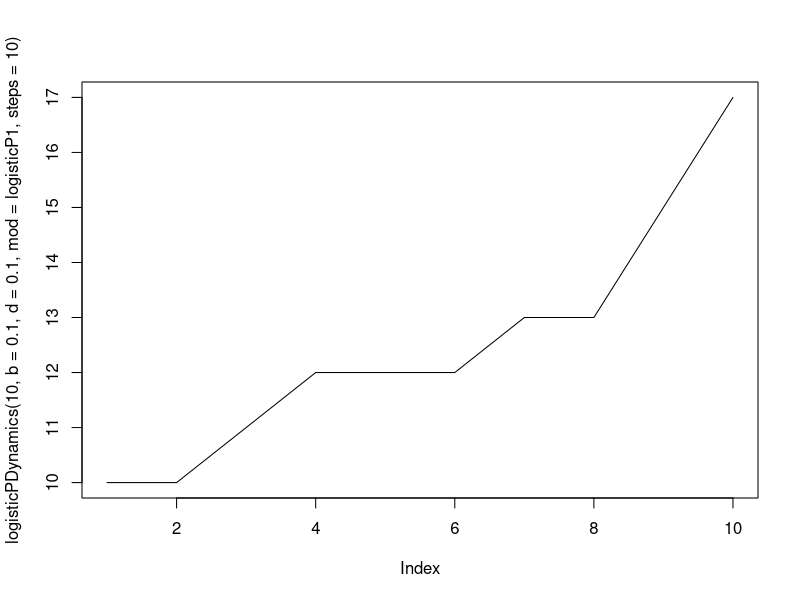
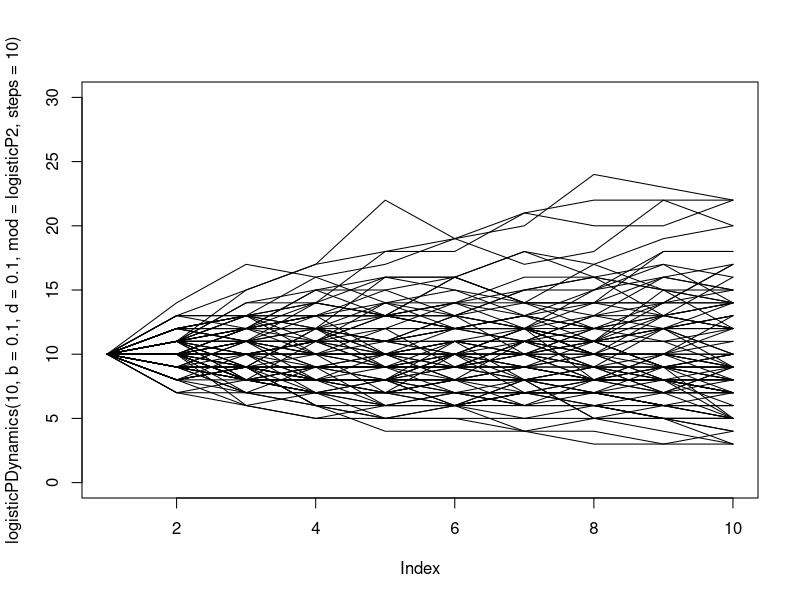
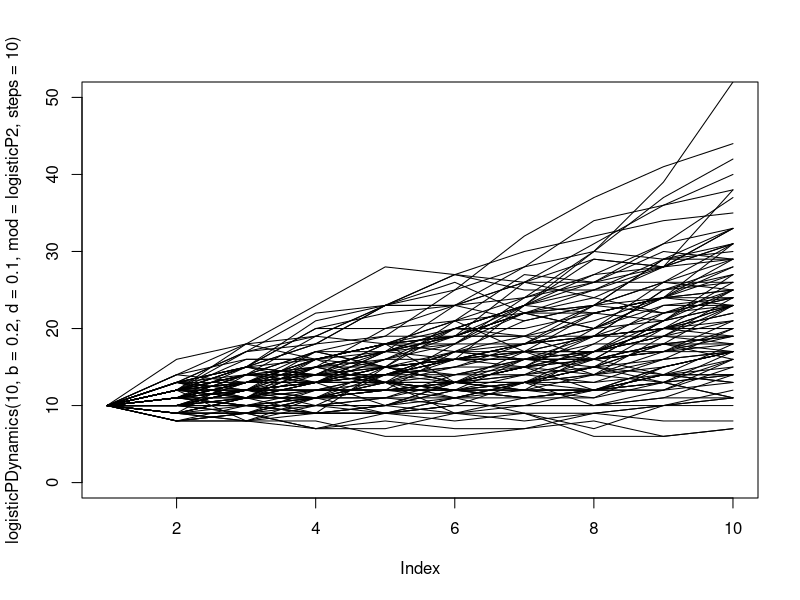
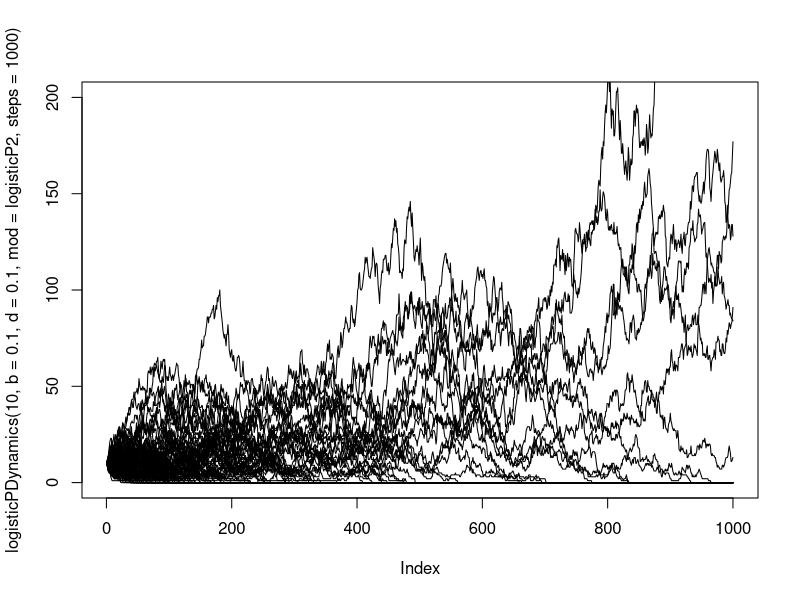

Source code (R) for these figures, in order: (Note: this script raises an error after producing the figures.)
## ---- chunk 1

logisticGrowth <- function(n, r, k){
  n*exp(r*(1-(n / k)))
}


logisticDynamics <- function(n,r,k, steps=100){
  ret <- c()
  ret[1] <- n
  if(length(r) == 1){
    r <- rep(r, steps)
  }
  for(i in 1:(steps-1)){
    ret[i+1] <- logisticGrowth(ret[i], r[i], k)
  }
  return(ret)
}
## ---- chunk 2

logisticP1 <- function(Nt, b=0.1, d=0.1) {
  births <- sum(rbinom(Nt,1,b))
  deaths <- 0
  pop <- (Nt + births - deaths) 
  return(pop)
}

## ---- chunk 3

logisticP2 <- function(Nt, b=0.1, d=0.1) {
  births <- sum(rbinom(Nt, 1, b))
  deaths <- sum(rbinom(Nt, 1, d))
  pop <- (Nt + births - deaths) 
  return(pop)
}

## ---- chunk 4

logisticPDynamics <- function(Nt, b, d, steps=1000, mod=logisticP1){
  ret <- c()
  ret[1] <- Nt
  if(length(b) == 1){
    b <- rep(b, steps)
  }
  if(length(d) == 1){
    d <- rep(d, steps)
  }
  for(i in 1:(steps-1)){
    ret[i+1] <- mod(ret[i], b=b[i], d=d[i])
  }
  return(ret)
}


plot(logisticPDynamics(10, b=0.1, d=0.1, mod=logisticP1, steps=10), type='l')

# birth death equal
plot(logisticPDynamics(10, b=0.1, d=0.1, mod=logisticP2, steps=10), type='l', ylim=c(0,30))
lapply(1:100, function(x){
  lines(logisticPDynamics(10, b=0.1, d=0.1, mod=logisticP2, steps=10))
})


# birth 2x death
plot(logisticPDynamics(10, b=0.2, d=0.1, mod=logisticP2, steps=10), type='l', ylim=c(0,50))
lapply(1:100, function(x){
  lines(logisticPDynamics(10, b=0.2, d=0.1, mod=logisticP2, steps=10))
})


# 1000 time steps
plot(logisticPDynamics(10, b=0.1, d=0.1, mod=logisticP2, steps=1000), type='l', ylim=c(0,200))
lapply(1:100, function(x){
  lines(logisticPDynamics(10, b=0.1, d=0.1, mod=logisticP2, steps=1000))
})


## ---- chunk 5
#number, mean, sd
rnorm(100, 1, 1)
rbinom(100, 1, 0.25)
rpois(100, 1)
runif(100, 1, 20) #bounded between 1 and 20
rgamma(100, 1, 1) # 
rbeta(100, ) # two shape parameters bound between 0-1 


library(MASS)
fitdistr()
#use this to 
fitdistr(rpois(10,2), densfun = 'Poisson')

## ---- chunk 6

pnorm(-1, mean=0, sd=1)
pnorm(1, mean=0, sd=1)
pnorm(1, mean=0, sd=1, lower.tail=FALSE)


pbinom(0, 1, 0.15)
ppois(1, lambda=2)
punif(0.25, 0, 1)


## ---- chunk 7

pnorm(0.25, mean=0, sd=1)

qnorm(0.25, mean=0, sd=1)
pnorm(-0.6744898, mean=0, sd=1)


par(mfrow=c(1,2))
hist(rnorm(1000))
abline(v=0.25, lwd=2)
abline(v=-0.6744898, col='red', lwd=2)
plot(ecdf(rnorm(1000)))
abline(v=0.25, lwd=2)
abline(v=-0.6744898, col='red', lwd=2)

## ---- chunk 8
x <- rnorm(100, 1, 2)
mu <- 2

hist(x)
abline(v=mu, col='dodgerblue', lwd=2)

t.test(x, mu=mu)


tt <- (mean(x) - mu) / (sd(x) / sqrt(length(x)))
pt(tt, df=length(x)-1)


hist(rt(10000, df=99), xlim=c(-7,7)) 
abline(v=tt, lwd=3)


## ---- chunk 9

x1 <- rnorm(100, 1, 2)
x2 <- rnorm(100, 2, 1)

t.test(x1, x2, var.equal=TRUE)


sp <- sqrt((var(x1)+var(x2)) / 2)
tt2 <- (mean(x1)-mean(x2)) / (sp*sqrt(2/length(x1)))

df <- (2*length(x1)) - 2

pt(tt2, df=df) * 2


hist(rt(10000, df=df), xlim=c(-5,5)) 
abline(v=tt2, lwd=3)


## at larger sample sizes, the normal distribution is approximately equal to the t-distribution (a z-test is the equivalent, which assumes that we know lots). The normal distribution is commonly used for significance testing (which we won't really go into here much beyond this t-test bit). 
pt(tt2, df=df)
pnorm(tt2)

